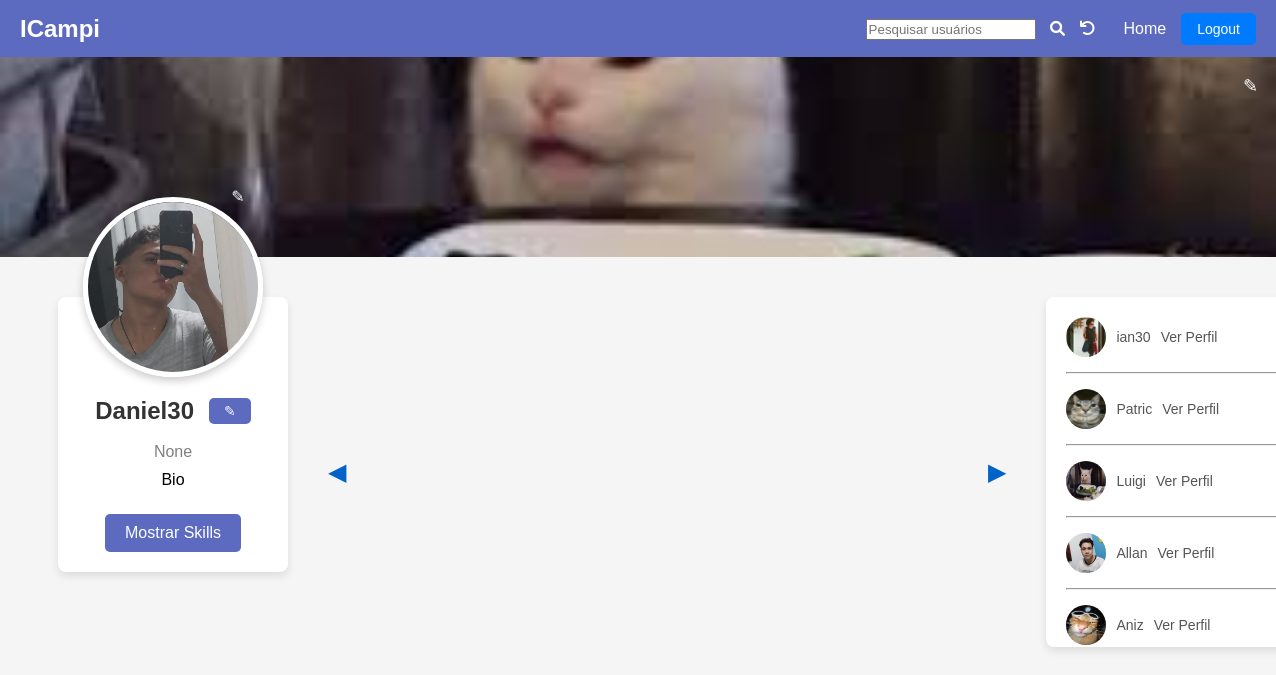
The app's page /feed/profile/ (signed in) with its own data.
### feed/models.py (models this page shows, shortened)
class Profile(models.Model):
    ROLE_CHOICES = (
        ('student', 'Student'),
        ('teacher', 'Teacher'),
    )
    user = models.OneToOneField(User, on_delete=models.CASCADE)
    role = models.CharField(max_length=7, choices=ROLE_CHOICES, default='student')
    matricula = models.CharField(max_length=9, validators=[MinLengthValidator(9)], unique=False)
    summary = models.TextField(max_length=500, help_text="Descreva seus conhecimentos aqui")
    profile_image = models.ImageField(upload_to='profile_images/', blank=True, null=True)
    profile_background_image = models.ImageField(upload_to='profile_backgrounds/', null=True, blank=True)
    hard_skills = models.ManyToManyField(Skill, blank=True)
    contact_number = models.CharField(
        max_length=15,
        blank=True,
        null=True,
        validators=[RegexValidator(r'^\+?1?\d{9,15}$', 'O número de contato deve estar no formato: "999999999". Até 15 dígitos permitidos.')]
    )
    def is_teacher(self):
        return self.role == 'teacher'
    def is_student(self):
        return self.role == 'student'

### user_account/views.py (the view)
# urls.py: path('profile/', profile_view, name='profile'),
@login_required
def profile_view(request):
    profile = request.user.profile
    teacher_projects = profile.created_projects.all() if profile.is_teacher() else None
    student_projects = profile.joined_projects.all() if profile.is_student() else None
    query = request.GET.get('q', '')
    if query:
        users = User.objects.filter(username__icontains=query).exclude(id=request.user.id)
        messages.info(request, f"Resultados para '{query}': {users.count()} usuário(s) encontrado(s).")
    else:
        users = User.objects.exclude(id=request.user.id)
    skills = Skill.objects.all()
    return render(request, 'account/profile.html', {
        'profile': profile,
        'teacher_projects': teacher_projects,
        'student_projects': student_projects,
        'users': users,
        'skills': skills,
        'query': query,
    })

### user_account/templates/account/profile.html (shortened to what this page needs)
<!DOCTYPE html>
<html lang="en">
<head>
    {% load static %}
    <link rel="stylesheet" href="{% static 'css/style.css' %}">
    <link rel="stylesheet" href="{% static 'css/profile.css' %}">
    <link rel="stylesheet" href="https://cdnjs.cloudflare.com/ajax/libs/font-awesome/6.0.0-beta3/css/all.min.css" />
</head>
<body>
    <header>
        <h1>ICampi</h1>
        <nav>
            <div class="search-container">
                <form method="get" action=".">
                    <input type="text" name="q" value="{{ query }}" placeholder="Pesquisar usuários">
                    <button type="submit" style="background: none; border: none; cursor: pointer;"><i
                            class="fas fa-search "></i></button>
                    <a href="{% url 'profile' %}" class="clear-search-btn">
                        <i class="fa fa-undo" aria-hidden="true"></i>
                    </a>
                </form>
            </div>
            <a href="{% url 'home' %}">Home</a>
            <form class="logout-form" action="{% url 'logout' %}" method="post">
                <button type="submit">Logout</button>
            </form>
        </nav>
    </header>
    <div class="header-image">
        {% if profile.profile_background_image %}
        <img src="{{ profile.profile_background_image.url }}" alt="Foto de fundo">
        {% else %}
        <img src="/static/images/Imagem_Fundo_Perfil.jpeg" alt="Foto de fundo padrão">
        {% endif %}
        <form action="{% url 'edit_background' %}" method="POST" enctype="multipart/form-data"
            id="edit-background-form">
            <label for="file-upload-background" class="edit-icon-background">✎</label>
        </form>
    </div>
    <div class="container">
        <div class="profile-wrapper">
            {% if profile.profile_image %}
            <img src="{{ profile.profile_image.url }}" alt="Foto de perfil" class="avatar">
            {% else %}
            <img src="/static/images/Avatar_Padrão.jpeg" alt="Foto de perfil padrão" class="avatar">
            {% endif %}
            <form action="{% url 'edit_avatar' %}" method="POST" enctype="multipart/form-data" id="edit-avatar-form">
                <label for="file-upload-avatar" class="edit-icon-avatar">✎</label>
            </form>
            <div class="profile-container">
                <div class="username-container">
                    <h2 class="username">{{ profile.user.username }}</h2>
                    <a href="{% url 'edit_profile' %}" class="edit-profile-btn">✎</a>
                </div>
                <br>
                <p class="contact-number">{{ profile.contact_number}}</p>
                <div class="user-summary">
                    <p>{{ profile.summary|default:"Este usuário ainda não escreveu um sumário." }}</p>
                </div>
                <div class="hard-skills-section">
                    <button id="toggle-skills-btn">Mostrar Skills</button>
                </div>
            </div>
        </div>
        <div class="carousel-container">
            <button class="carousel-btn prev-btn">&#9664;</button>
            <button class="carousel-btn next-btn">&#9654;</button>
        </div>
        <div class="container2">
            <div class="contacts-container">
                {% if users %}
                {% for user in users %}
                <div class="contact">
                    {% if user.profile.profile_image %}
                    <img src="{{ user.profile.profile_image.url }}" alt="Foto de {{ user.username }}"
                        class="contact-avatar">
                    {% else %}
                    <img src="/static/images/Avatar_Padrão.jpeg" alt="Foto de {{ user.username }}"
                        class="contact-avatar">
                    {% endif %}
                    <span><a href="{% url 'chat_with_user' user.username %}">{{ user.username }}</a></span>
                    <a href="{% url 'profile' user.username %}">Ver Perfil</a>
                </div>
                <hr>
                {% endfor %}
                {% else %}
                <p>Nenhum usuário encontrado.</p>
                {% endif %}
            </div>
        </div>
    </div>
</body>
</html>

### static/css/style.css (style rules this page uses)
header { background-color: #5c6bc0; color: white; padding: 10px 20px; display: flex; justify-content: space-between; align-items: center; }
header h1 { margin: 0; font-size: 24px; }
nav { display: flex; align-items: center; gap: 15px; }
nav a { color: white; text-decoration: none; margin: 0; }
.logout-form { display: inline; }
.logout-form button { background-color: #007bff; color: white; padding: 8px 16px; border: none; border-radius: 5px; font-size: 14px; cursor: pointer; transition: background-color 0.3s; }

### static/css/profile.css (style rules this page uses)
* { margin: 0; padding: 0; box-sizing: border-box; font-family: Arial, sans-serif; }
body { background-color: #f5f5f5; overflow-x: hidden; }
.container { display: flex; max-width: 1200px; margin: 20px auto; padding: 20px; gap: 30px; }
.profile-wrapper { position: relative; min-width: 800px; }
.profile-container { background-color: white; border-radius: 8px; padding: 60px 20px 20px; box-shadow: 0px 4px 8px rgba(0, 0, 0, 0.1); display: none; flex-direction: column; align-items: center; position: relative; z-index: 1; }
.avatar { width: 180px; height: 180px; border-radius: 50%; border: 5px solid white; object-fit: cover; position: absolute; top: -100px; left: 50%; transform: translateX(-50%); z-index: 2; box-shadow: 0px 4px 8px rgba(0, 0, 0, 0.2); }
.contacts-container { width: 150%; background-color: white; border-radius: 8px; padding: 20px; display: flex; flex-direction: column; gap: 15px; max-height: 350px; overflow-y: auto; box-shadow: 0px 4px 8px rgba(0, 0, 0, 0.1); }
.contact { display: flex; align-items: center; gap: 10px; color: #555; }
.contact-avatar { width: 40px; height: 40px; background-color: #ddd; border-radius: 50%; }
.contact span { font-size: 16px; }
.contact a { font-size: 14px; text-decoration: none; color: inherit; display: flex; align-items: center; }
.header-image { width: 100%; height: 200px; position: relative; overflow: hidden; }
.header-image img { width: 100%; height: 100%; object-fit: cover; object-position: center; }
.edit-icon-avatar { position: absolute; top: -115px; right: 50px; transform: translateX(50%); color: white; padding: 5px; border-radius: 50%; font-size: 16px; cursor: pointer; z-index: 3; }
.edit-icon-background { position: absolute; top: 10px; right: 10px; color: white; padding: 8px; border-radius: 20px; font-size: 18px; cursor: pointer; text-align: center; }
.carousel-btn { background-color: transparent; border: none; font-size: 30px; cursor: pointer; position: absolute; top: 50%; transform: translateY(-50%); z-index: 10; }
.prev-btn { left: 10px; color: #0056b3; }
.next-btn { right: 10px; color: #0056b3; }
.username { font-size: 24px; font-weight: bold; margin-top: 40px; text-align: left; color: #333; }
.carousel-container { display: flex; align-items: center; position: relative; width: 80vw; overflow: hidden; }
.carousel-btn { background-color: transparent; border: none; font-size: 24px; cursor: pointer; position: absolute; top: 50%; transform: translateY(-50%); z-index: 10; }
.prev-btn { left: 10px; color: #0162ca; }
.next-btn { right: 10px; color: #0162ca; }
.search-container { display: flex; justify-content: center; align-items: center; }
.search-container input { width: 70%; padding: 1px; }
.search-container button { padding: 10px; font-size: 15px; color: #fff; border: none; border-radius: 5px; cursor: pointer; }
.user-summary p { max-width: 100%; white-space: normal; word-wrap: break-word; overflow-wrap: break-word; word-break: break-word; margin: 0 auto; padding: 10px; text-align: justify; }
.username-container { display: flex; align-items: center; }
.profile-wrapper { position: relative; min-width: 230px; }
.profile-container { background-color: white; border-radius: 8px; padding: 60px 20px 20px; box-shadow: 0px 4px 8px rgba(0, 0, 0, 0.1); display: flex; flex-direction: column; align-items: center; max-width: 400px; position: relative; z-index: 1; }
.edit-profile-btn { background-color: #5c6bc0; color: white; padding: 5px 15px; border-radius: 5px; font-size: 14px; text-decoration: none; display: inline-block; transition: background-color 0.3s; margin-left: 15px; margin-top: 40px; }
#toggle-skills-btn { background-color: #5c6bc0; color: white; padding: 10px 20px; border-radius: 5px; font-size: 16px; cursor: pointer; border: none; transition: background-color 0.3s; margin-top: 15px; }
.contact-number { color:gray }

### records on screen
Profile: profile_background_image (picture), profile_image (picture), user.username "Daniel30", contact_number "None", summary "Bio"

### other values on screen
{{ user.username }} "ian30"
{{ user.username }} "Patric"
{{ user.username }} "Luigi"
{{ user.username }} "Allan"
{{ user.username }} "Aniz"
